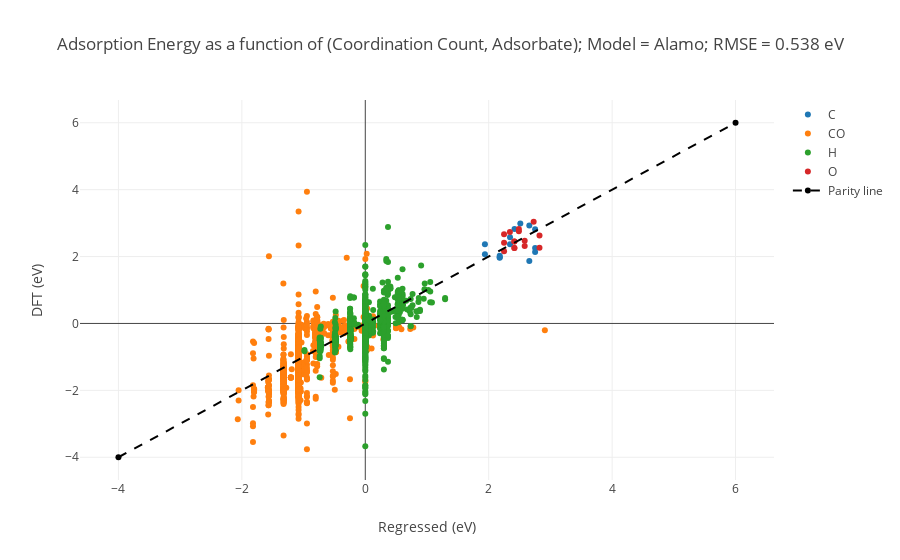

Notebook code cell kept with this figure:
### Markdown cell above
### Alamo

### Code cell
# Create Pyplot plots for each dictionary-type model
for model in [ALA]:
    traces = []
    # Create a parity plot where each adsorbate is shown. We do that by pulling out
    # data for each adsorbate and then plotting them.
    for ads in np.unique(DATA['adsorbate']):
        # We loop through all of our data and pull out the vectorized coordination (x),
        # the DFT energy (y), and the coordination site (text).
        x = []
        y = []
        text = []
        for i, _ads in enumerate(DATA['adsorbate']):
            if _ads == ads:
                x.append(X[i])
                y.append(Y[i])
                text.append('Site:  %s' % DATA['coordination'][i])
                
        # Do some footwork because Alamo returns a lambda function that doesn't accept np arrays
        def model_predict(factors):
            '''
            Turn a vector of input data, `factors`, into the model's guessed output. We use
            this function to do so because lambda functions suck. We should address this by
            making alamopy output a better lambda function.
            '''
            args = dict.fromkeys(range(0, len(factors)-1), None)
            for j, factor in enumerate(factors):
                args[j] = factor
            return model['f(model)'](args[0], args[1], args[2], args[3], args[4], args[5], args[6], args[7], args[8], args[9], args[10], args[11], args[12], args[13], args[14], args[15], args[16], args[17], args[18], args[19], args[20], args[21], args[22], args[23], args[24], args[25])
        y_predicted = map(model_predict, x)
        
        # Plot
        traces.append(go.Scatter(x=y_predicted,
                                 y=y,
                                 mode='markers',
                                 text=text,
                                 name=ads))
    # Create a diagonal line for the parity plot
    lims = [-4, 6]
    traces.append(go.Scatter(x=lims, y=lims,
                             line=dict(color=('black'), dash='dash'), name='Parity line'))
    # Format and plot
    layout = go.Layout(xaxis=dict(title='Regressed (eV)'),
                       yaxis=dict(title='DFT (eV)'),
                       title='Adsorption Energy as a function of (Coordination Count, Adsorbate); Model = %s; RMSE = %0.3f eV' \
                             % (model['name'], math.sqrt(metrics.mean_squared_error(Y_TEST, map(model_predict, X_TEST)))))
    iplot(go.Figure(data=traces, layout=layout))

### Figure 1 — Plotly figure (JSON) as saved in the notebook; plotly's stock layout.template omitted (floating-point values rounded to 4 significant figures; data arrays with more than 128 entries replaced by an {"elided": "..."} marker saying what was removed)
{"data": [{"mode": "markers", "name": "C", "text": ["Site:  Au-Au", "Site:  Ag-Ag-Au", "Site:  Ag-Ag-Au-Au", "Site:  Au-Au-Au-Au-Au", "Site:  Ag-Ag-Au-Au", "Site:  Ag-Ag-Au-Au", "Site:  Au-Au-Au-Au", "Site:  Ag-Au-Au", "Site:  Ag-Au-Au", "Site:  Au-Au-Au", "Site:  Au-Au-Au", "Site:  Au-Au", "Site:  Au-Au-Au", "Site:  Au-Au-Au-Au-Au"], "type": "scatter", "x": [1.938, 2.512, 2.752, 2.658, 2.752, 2.752, 2.418, 2.345, 2.345, 2.178, 2.178, 1.938, 2.178, 2.658], "y": [2.366, 2.988, 2.254, 2.932, 2.817, 2.139, 2.822, 2.576, 2.367, 1.977, 1.962, 2.069, 2.025, 1.865]}, {"mode": "markers", "name": "CO", "text": {"elided": "1304 str values"}, "type": "scatter", "x": {"elided": "1304 float values"}, "y": {"elided": "1304 float values"}}, {"mode": "markers", "name": "H", "text": {"elided": "1111 str values"}, "type": "scatter", "x": {"elided": "1111 float values"}, "y": {"elided": "1111 float values"}}, {"mode": "markers", "name": "O", "text": ["Site:  Ag-Ag-Au", "Site:  Au-Au-Au", "Site:  Ag-Ag-Au", "Site:  Au-Au-Au-Au", "Site:  Au-Au-Au-Au-Au", "Site:  Ag-Ag", "Site:  Ag-Ag-Au-Au", "Site:  Ag-Ag-Au-Au", "Site:  Ag-Au-Au", "Site:  Ag-Au-Au", "Site:  Ag-Au-Au", "Site:  Au-Au-Au", "Site:  Au-Au-Au", "Site:  Ag-Au-Au", "Site:  Au-Au-Au-Au"], "type": "scatter", "x": [2.583, 2.249, 2.583, 2.489, 2.728, 2.343, 2.823, 2.823, 2.416, 2.416, 2.416, 2.249, 2.249, 2.416, 2.489], "y": [2.475, 2.67, 2.314, 2.756, 3.041, 2.735, 2.631, 2.26, 2.256, 2.454, 2.454, 2.155, 2.415, 2.256, 2.821]}, {"line": {"color": "black", "dash": "dash"}, "name": "Parity line", "type": "scatter", "x": [-4, 6], "y": [-4, 6]}], "layout": {"title": "Adsorption Energy as a function of (Coordination Count, Adsorbate); Model = Alamo; RMSE = 0.538 eV", "xaxis": {"title": "Regressed (eV)"}, "yaxis": {"title": "DFT (eV)"}}}
